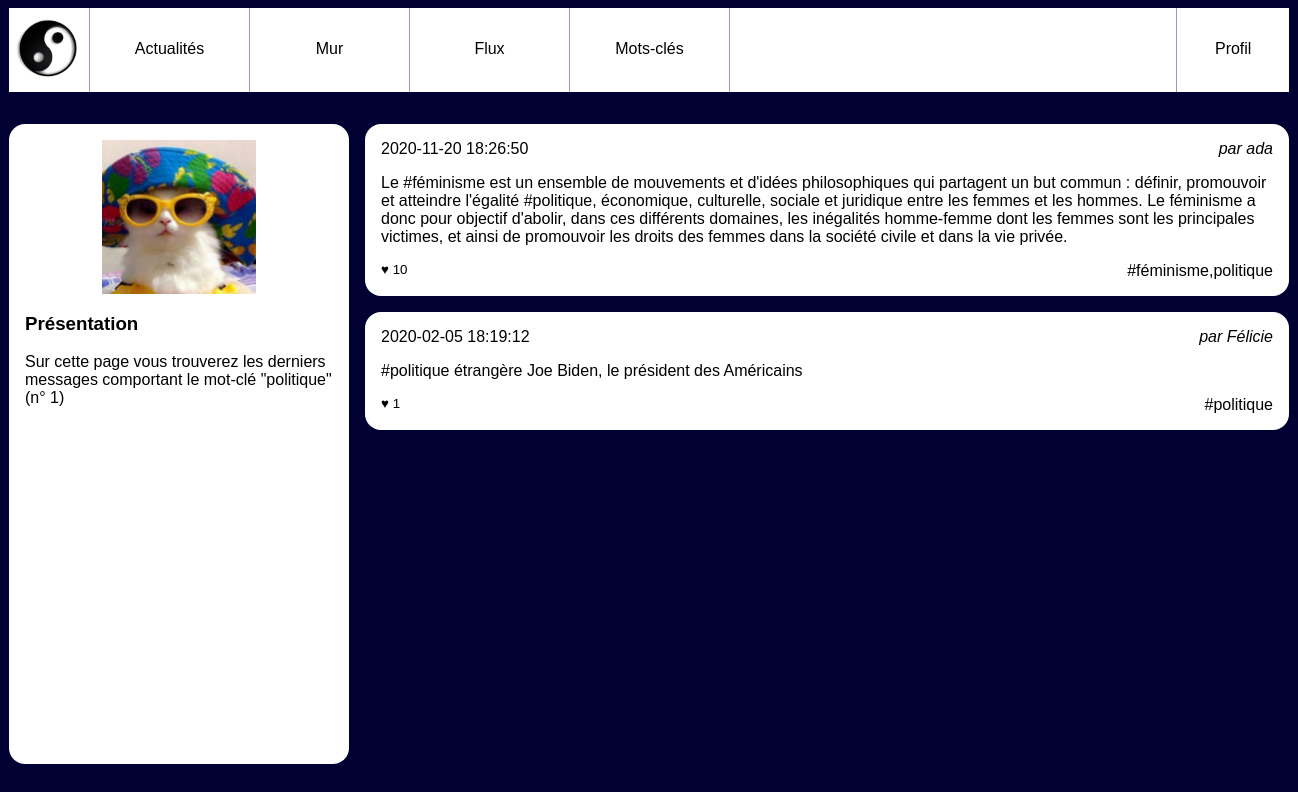
Screenshot of /tags.php?tag_id=1 with the database file from the repository.
### tables this page shows
CREATE TABLE IF NOT EXISTS `tags` (
  `id` INT UNSIGNED NOT NULL AUTO_INCREMENT,
  `label` VARCHAR(255) NOT NULL,
  PRIMARY KEY (`id`),
  UNIQUE INDEX `label_UNIQUE` (`label` ASC));

CREATE TABLE IF NOT EXISTS `users` (
  `id` INT UNSIGNED NOT NULL AUTO_INCREMENT,
  `email` VARCHAR(255) NOT NULL,
  `password` VARCHAR(255) NOT NULL,
  `alias` VARCHAR(255) NOT NULL,
  PRIMARY KEY (`id`),
  UNIQUE INDEX `email_UNIQUE` (`email` ASC),
  UNIQUE INDEX `alias_UNIQUE` (`alias` ASC));

### server/db_connect.php (called while the page is built, shortened)
<?php
$tagId = isset($_GET['tag_id']) ? intval($_GET['tag_id']) : null;
?>

### server/queries.php (called while the page is built, shortened)
<?php
$SQL_tags = "
    SELECT users.id as author_id, posts.content,
    posts.created,
    users.alias as author_name,
    count(likes.id) as like_number,
    GROUP_CONCAT(DISTINCT tags.label) AS taglist
    FROM posts_tags as filter
    JOIN posts ON posts.id=filter.post_id
    JOIN users ON users.id=posts.user_id
    LEFT JOIN posts_tags ON posts.id = posts_tags.post_id
    LEFT JOIN tags       ON posts_tags.tag_id  = tags.id
    LEFT JOIN likes      ON likes.post_id  = posts.id
    WHERE filter.tag_id = '$tagId'
    GROUP BY posts.id
    ORDER BY posts.created DESC
    ";
?>

### tags.php (the view, shortened to what this page needs)
<?php
include "./server/db_connect.php";
include "./server/queries.php";
?>
<!doctype html>
<html lang="fr">
    <head>
        <link rel="stylesheet" href="./client/css/style.css"/>
    </head>
    <body>
        <?php include './client/header.php';?>
        <div id="wrapper">
            <?php
            $tagId = intval($_GET['tag_id']);
            ?>
            <aside>
                <?php
                $laQuestionEnSql = "SELECT * FROM tags WHERE id= '$tagId' ";
                $lesInformations = $mysqli->query($laQuestionEnSql);
                $tag = $lesInformations->fetch_assoc();
                ?>
                <img src="./client/img/user.jpg" alt="Portrait de l'utilisatrice"/>
                <section>
                    <h3>Présentation</h3>
                    <p>Sur cette page vous trouverez les derniers messages comportant
                        le mot-clé "<?php echo $tag['label'] ?>"
                        (n° <?php echo $tagId ?>)
                    </p>
                </section>
            </aside>
            <main>
                <?php
                $lesInformations = $mysqli->query($SQL_tags);
                while ($post = $lesInformations->fetch_assoc())
                {
                    ?>
                    <article>
                        <h3>
                            <time datetime='2020-02-01 11:12:13' ><?php echo $post['created'] ?></time>
                        </h3>
                        <address>par <?php echo '<a href="wall.php?user_id=' . $post['author_id'] . '">' . $post['author_name'] . '</a>'; ?></address>
                        <div>
                            <p><?php echo $post['content'] ?></p>
                        </div>
                        <footer>
                            <small>♥ <?php echo $post['like_number'] ?></small>
                            <a href="">#<?php echo $post['taglist'] ?></a>
                        </footer>
                    </article>
                <?php } ?>
            </main>
        </div>
    </body>
</html>

### client/css/style.css (style rules this page uses)
body { background-color: #003; font-family: Arial; }
a { text-decoration: none; color:black; }
#wrapper { display:flex; width:80em; margin:0 auto 2em auto; }
#wrapper aside { background-color: #fff; flex:1; padding:1em; border-radius: 1em; }
#wrapper aside img { display: block; width:50%; margin:auto; }
#wrapper main { flex:3; padding-left:1em; height: 80vh; overflow-y: scroll; }
#wrapper main article { background-color: #fff; padding:1em; margin-bottom: 1em ; border-radius: 1em; }
#wrapper main article h3 { margin:0; padding:0; font-weight: normal; font-size:1em; }
#wrapper main article time { float:left; }
#wrapper main article address { text-align: right; margin-bottom: 1em; }
#wrapper main article p { margin:0; }
#wrapper main article footer { margin-top: 1em; text-align: right; }
#wrapper main article footer small { float:left; }

### rows the page displays
tags: label "politique"
users: created "2020-11-20 18:26:50", alias "ada", content "Le #féminisme est un ensemble de mouvements et d'idées philosophiques qui partagent un but commun : définir, promouvoir et atteindre l'égalité #politique, économique, culturelle, sociale et juridique entre les femmes et les hommes. Le féminisme a donc pour objectif d'abolir, dans ces différents domaines, les inégalités homme-femme dont les femmes sont les principales victimes, et ainsi de promouvoir les droits des femmes dans la société civile et dans la vie privée.", like_number "10", taglist "féminisme,politique"
users: created "2020-02-05 18:19:12", alias "Félicie", content "#politique étrangère Joe Biden, le président des Américains", like_number "1", taglist "politique"

### other values shown
$tagId "1"
